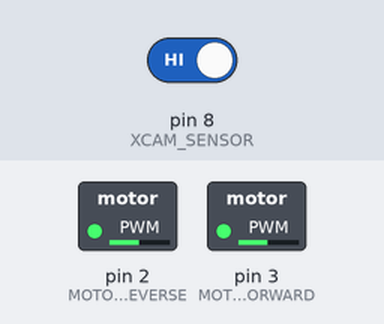
Recording of a sketch running on a simulated Arduino Uno, built with avr-gcc and run on an emulated ATmega328P. On the bench: switched loads named in the sketch (green lamp = pin HIGH). The inputs (shaded band) are chosen by the test bench; at power-on: pin 8 (XCAM_SENSOR) HIGH.

Above: at 1.2 s.
1.3 s: pin 8 (XCAM_SENSOR) driven LOW
At 2.0 s:
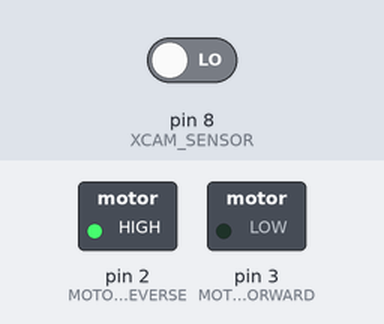
2.8 s: pin 8 (XCAM_SENSOR) driven HIGH
At 3.2 s:
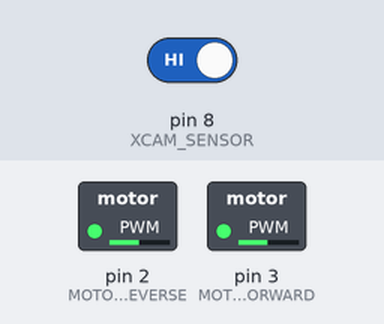
4.3 s: pin 8 (XCAM_SENSOR) driven LOW
At 5.5 s:
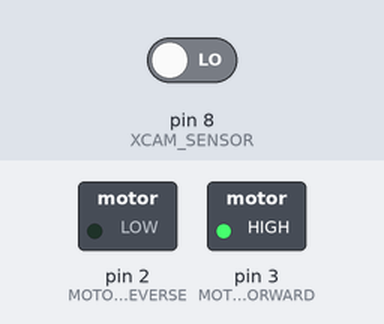
Timing chart, 0 to 7.3 s (numbered marks = the images above; inputs shaded):
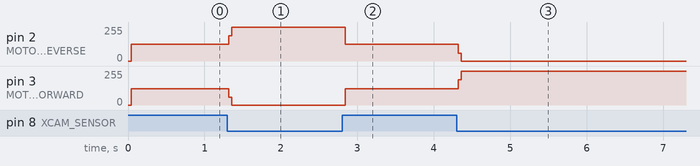

Measured:
- after the input at 1.3 s, pin 2 (MOTOR_REVERSE): 124/255 → 255/255 at once; pin 3 (MOTOR_FORWARD): 122/255 → 0/255 at once
- after the input at 2.8 s, pin 2 (MOTOR_REVERSE): 255/255 → 124/255 at once; pin 3 (MOTOR_FORWARD): 0/255 → 122/255 at once
- after the input at 4.3 s, pin 2 (MOTOR_REVERSE): 124/255 → 0/255 at once; pin 3 (MOTOR_FORWARD): 122/255 → 255/255 at once

The sketch:

Furby_back_forth.ino
```cpp
#include <Wire.h>
#include <SPI.h>

/***
   Red - VCC
   Brown - Ground
   orange - cam home
   yellow - Gear Rotation
   Green - Back
   Blue - reset
   purple - feed
   Gray - revers
   white forward
   black - LED
***/


#define XCAM_HOME  7
#define MOTOR_FORWARD 3
#define MOTOR_REVERSE 2
#define XCAM_SENSOR 8


int nCamPosition = 0; // Keeps track of


void setup() {
  // put your setup code here, to run once:

  pinMode( XCAM_HOME, INPUT );
  digitalWrite( XCAM_HOME, HIGH ); //pullup
  pinMode( XCAM_SENSOR, INPUT );
  digitalWrite( XCAM_SENSOR, LOW ); //pulldown

  pinMode( MOTOR_FORWARD, OUTPUT );
  digitalWrite( MOTOR_FORWARD, HIGH );
  pinMode( MOTOR_REVERSE, OUTPUT );
  digitalWrite( MOTOR_FORWARD, LOW );
  //Serial.begin(9600);

} // setup

// put your main code here, to run repeatedly:
void loop() {


  digitalWrite( MOTOR_REVERSE, LOW );
  digitalWrite( MOTOR_FORWARD, HIGH );
  for (int x = 0; x < 25; x++)
  {

    while (digitalRead(XCAM_SENSOR) == LOW) {
      delay(1);
    }
  }


  digitalWrite( MOTOR_FORWARD, LOW );
  digitalWrite( MOTOR_REVERSE, HIGH );
  for (int y = 0; y < 25; y++)
  {
    while (digitalRead(XCAM_SENSOR) == LOW) {
      delay(1);
    }

  } // loop
}
```
